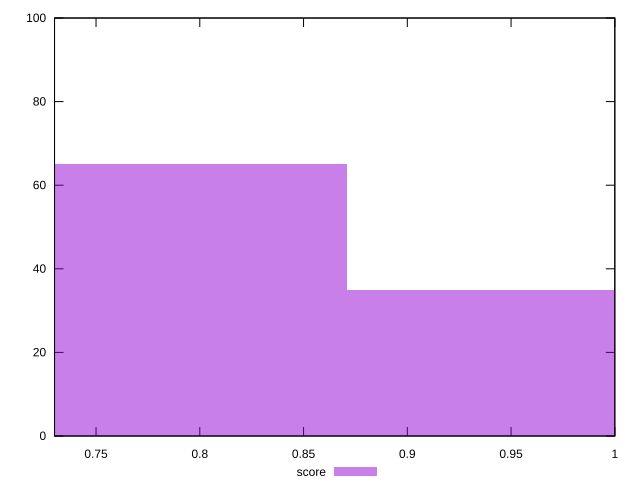

gnuplot code for this plot:
reset

$score <<EOF
0.7463743897539492 65
0.9951658530052656 35
EOF

set key outside below
set boxwidth 0.2487914632513164
set xrange [0.73:1]
set yrange [0:100]
set trange [0:100]
set style fill transparent solid 0.5 noborder
set terminal svg size 640, 490 enhanced background rgb 'white'
set output "report/report_00029_2021-02-24T13-36-40.390Z/cumulative-layout-shift/samples/agenda/score/histogram.svg"

plot $score title "score" with boxes

reset
